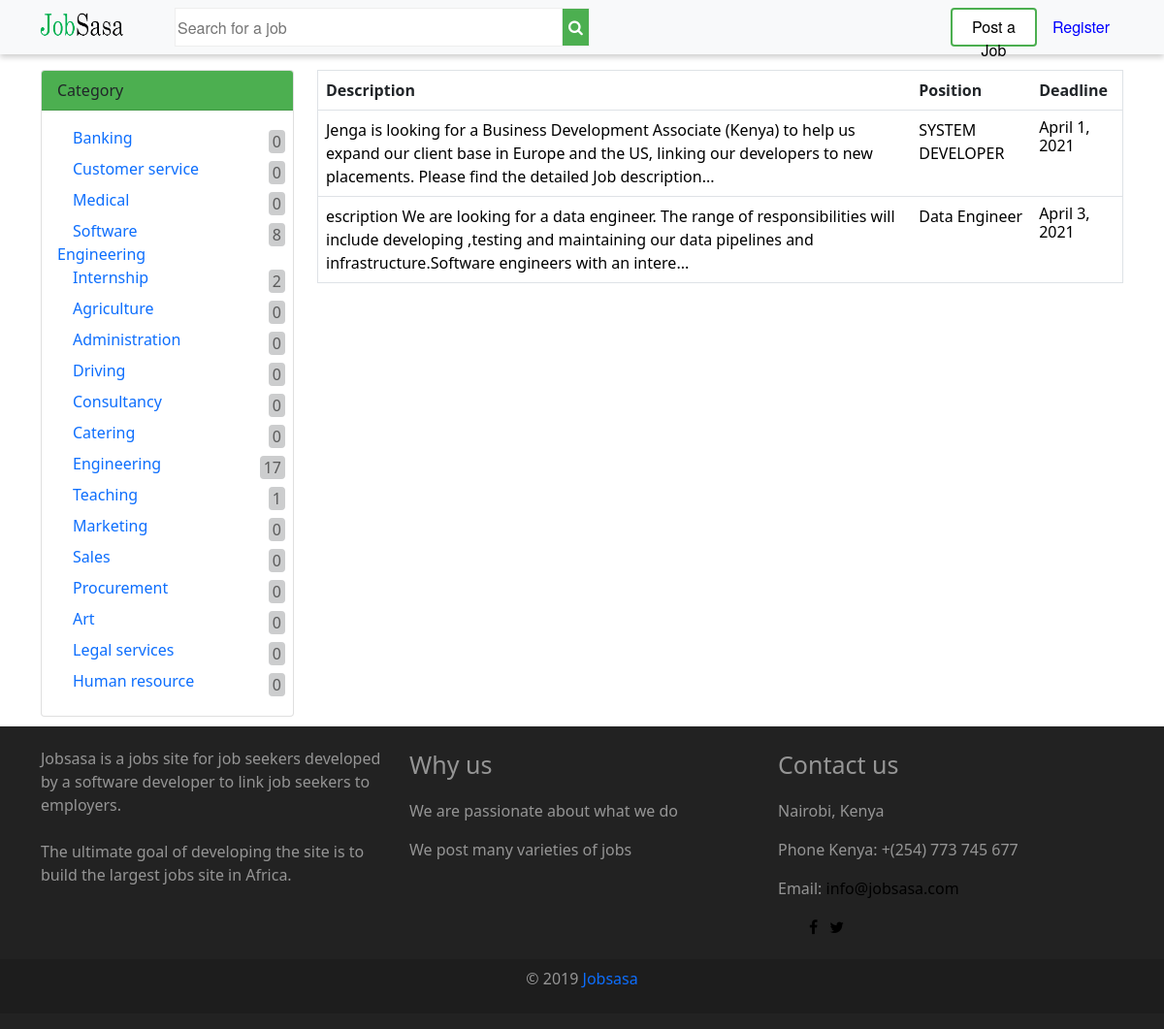
Screenshot of /category/internship with the database file from the repository.
### blogapp/models.py (models this page shows, shortened)
class Job(models.Model):
    company = models.CharField(max_length=255)
    position = models.CharField(max_length=255)
    category = models.CharField(max_length=255, default='engineering')
    description = models.TextField()
    type = models.CharField(max_length=255)
    process= models.TextField()
    salary= models.DecimalField(max_digits=10, decimal_places=2, blank=True)
    dateposted= models.DateField(auto_now_add=True)
    deadline= models.DateField()
    paid = models.BooleanField(default=False)

### blogapp/views.py (the view)
# urls.py: path('category/<str:cats>', CategoryView, name="category"),
def CategoryView(request, cats):
    category_posts= Job.objects.filter(category= cats)
    cats1=cats.capitalize()
    query = request.GET.get('q')
    if query:
        return querycategory(request)
    else:
        dict = {'category_posts': category_posts}
        dict.update(querysidemenu(request))
        return render(request, 'category.html', dict)

### blogapp/templates/category.html (shortened to what this page needs)
{% extends 'base.html' %}
{% block content %}
<div class="container">
<div class="row">
<div class="col-lg-3">
<div class="card">
  <div class="card-header mobileheader">
      <span class="category mr-4"> Category </span>
  </div>
  <div class="card-body hide-on-mobile">
      <div class="row"> <div class="col-lg-10"> <a class="nav-link active hide-on-mobile link widthdm"style="display:inline;" aria-current="page" href="{% url 'category' 'banking' %}">Banking</a></div><span class="count py-1 px-1 col-lg-2" style="display:inline;"><a class="countbg" href="">{{ banking }}</a></span></div>
      <div class="row"> <div class="col-lg-10"> <a class="nav-link active hide-on-mobile link widthdm"style="display:inline;" aria-current="page" href="{% url 'category' 'customer service' %}">Customer service</a></div><span class="count py-1 px-1 col-lg-2" style="display:inline;"><a class="countbg" href="">{{ customerservice }}</a></span></div>
      <div class="row"> <div class="col-lg-10"> <a class="nav-link active hide-on-mobile link widthdm"style="display:inline;" aria-current="page" href="{% url 'category' 'medical' %}">Medical</a></div><span class="count py-1 px-1 col-lg-2" style="display:inline;"><a class="countbg" href="">{{ medical }}</a></span></div>
      <div class="row"> <div class="col-lg-10"> <a class="nav-link active hide-on-mobile link widthdm"style="display:inline;" aria-current="page" href="{% url 'category' 'software engineering' %}">Software Engineering</a></div><span class="count py-1 px-1 col-lg-2" style="display:inline;"><a class="countbg" href="">{{ softwareengineering }}</a></span></div>
      <div class="row"> <div class="col-lg-10"> <a class="nav-link active hide-on-mobile link widthdm"style="display:inline;" aria-current="page" href="{% url 'category' 'internship' %}">Internship</a></div><span class="count py-1 px-1 col-lg-2" style="display:inline;"><a class="countbg" href="">{{ internship }}</a></span></div>
      <div class="row"> <div class="col-lg-10"> <a class="nav-link active hide-on-mobile link widthdm"style="display:inline;" aria-current="page" href="{% url 'category' 'agriculture' %}">Agriculture</a></div><span class="count py-1 px-1 col-lg-2" style="display:inline;"><a class="countbg" href="">{{ agriculture }}</a></span></div>
      <div class="row"> <div class="col-lg-10"> <a class="nav-link active hide-on-mobile link widthdm"style="display:inline;" aria-current="page" href="{% url 'category' 'administration' %}">Administration</a></div><span class="count py-1 px-1 col-lg-2" style="display:inline;"><a class="countbg" href="">{{ administration }}</a></span></div>
      <div class="row"> <div class="col-lg-10"> <a class="nav-link active hide-on-mobile link widthdm"style="display:inline;" aria-current="page" href="{% url 'category' 'driving' %}">Driving</a></div><span class="count py-1 px-1 col-lg-2" style="display:inline;"><a class="countbg" href="">{{ driving }}</a></span></div>
      <div class="row"> <div class="col-lg-10"> <a class="nav-link active hide-on-mobile link widthdm"style="display:inline;" aria-current="page" href="{% url 'category' 'consultancy' %}">Consultancy</a></div><span class="count py-1 px-1 col-lg-2" style="display:inline;"><a class="countbg" href="">{{ consultancy }}</a></span></div>
      <div class="row"> <div class="col-lg-10"> <a class="nav-link active hide-on-mobile link widthdm"style="display:inline;" aria-current="page" href="{% url 'category' 'catering' %}">Catering</a></div><span class="count py-1 px-1 col-lg-2" style="display:inline;"><a class="countbg" href="">{{ catering }}</a></span></div>
      <div class="row"> <div class="col-lg-10"> <a class="nav-link active hide-on-mobile link widthdm"style="display:inline;" aria-current="page" href="{% url 'category' 'engineering' %}">Engineering</a></div><span class="count py-1 px-1 col-lg-2" style="display:inline;"><a class="countbg" href="">{{ engineering }}</a></span></div>
      <div class="row"> <div class="col-lg-10"> <a class="nav-link active hide-on-mobile link widthdm"style="display:inline;" aria-current="page" href="{% url 'category' 'teaching' %}">Teaching</a></div><span class="count py-1 px-1 col-lg-2" style="display:inline;"><a class="countbg" href="">{{ teaching }}</a></span></div>
      <div class="row"> <div class="col-lg-10"> <a class="nav-link active hide-on-mobile link widthdm"style="display:inline;" aria-current="page" href="{% url 'category' 'marketing' %}">Marketing</a></div><span class="count py-1 px-1 col-lg-2" style="display:inline;"><a class="countbg" href="">{{ marketing }}</a></span></div>
      <div class="row"> <div class="col-lg-10"> <a class="nav-link active hide-on-mobile link widthdm"style="display:inline;" aria-current="page" href="{% url 'category' 'sales' %}">Sales</a></div><span class="count py-1 px-1 col-lg-2" style="display:inline;"><a class="countbg" href="">{{ sales }}</a></span></div>
      <div class="row"> <div class="col-lg-10"> <a class="nav-link active hide-on-mobile link widthdm"style="display:inline;" aria-current="page" href="{% url 'category' 'procurement' %}">Procurement</a></div><span class="count py-1 px-1 col-lg-2" style="display:inline;"><a class="countbg" href="">{{ procurement }}</a></span></div>
      <div class="row"> <div class="col-lg-10"> <a class="nav-link active hide-on-mobile link widthdm"style="display:inline;" aria-current="page" href="{% url 'category' 'art' %}">Art</a></div><span class="count py-1 px-1 col-lg-2" style="display:inline;"><a class="countbg" href="">{{ art }}</a></span></div>
      <div class="row"> <div class="col-lg-10"> <a class="nav-link active hide-on-mobile link widthdm"style="display:inline;" aria-current="page" href="{% url 'category' 'legal services' %}">Legal services</a></div><span class="count py-1 px-1 col-lg-2" style="display:inline;"><a class="countbg" href="">{{ legal }}</a></span></div>
      <div class="row"> <div class="col-lg-10"> <a class="nav-link active hide-on-mobile link widthdm"style="display:inline;" aria-current="page" href="{% url 'category' 'human resource' %}">Human resource</a></div><span class="count py-1 px-1 col-lg-2" style="display:inline;"><a class="countbg" href="">{{ humanresource }}</a></span></div>
  </div>
</div>
</div>
<div class="col-lg-9 content">
    {% if category_posts %}
    <table class="table table-bordered">
  <thead>
    <tr>
      <th scope="col" class="hide">Description</th>
      <th scope="col" class="hide">Position</th>
      <th scope="col" > <d>Deadline</d></th>
    </tr>
  </thead>
    {% for post1 in category_posts %}
  <tbody>
    <tr>
        <td><a class="" style="display:inline;" href="{% url 'postdetail' post1.pk %}" class="txt">{{ post1.description|slice:":200" }}...</a></td>
      <td class="hide1">
          <a class="" style="display:inline;" href="{% url 'postdetail' post1.pk %}" class="txt">{{ post1.position }}</a></td>
        <td class="hide1"><a class="" style="display:inline;" href="{% url 'postdetail' post1.pk %}" class="txt"><h6>{{ post1.deadline }}</h6></a></td>
    </tr>
{% endfor %}
  {% else %}
    <p>Category didn't return any results</p>
    {% endif %}
  </tbody>
</table>
</div>
</div>
</div>
    {% endblock %}

### blogapp/static/css/style.css (style rules this page uses)
.card { margin-bottom:10px; }
a { text-decoration:none; color:black; }
.card-header { background-color: #4CAF50; }
.hide1 { border-left: hidden; }
.hide { border-right: hidden; }
.count { border-radius: .25rem; padding-left:2px; padding-right:2px; padding-top:0px; padding-bottom:0px; display:inline; }
.countbg { float:right; background-color:#cccdce; color: #5a5a5a!important; margin-top:0; border-radius: .25rem; padding-left:4px; padding-right:4px; }
.widthdm { display:inline; }

### rows the page displays
Job: description "Jenga is looking for a Business Development Associate (Kenya) to help us expand our client base in Europe and the US, linking our developers to new placements. Please find the detailed Job description", position "SYSTEM DEVELOPER", deadline "April 1, 2021"
Job: description "escription We are looking for a data engineer. The range of responsibilities will include developing ,testing and maintaining our data pipelines and infrastructure.Software engineers with an intere", position "Data Engineer", deadline "April 3, 2021"

### other values shown
{{ banking }} "0"
{{ customerservice }} "0"
{{ medical }} "0"
{{ softwareengineering }} "8"
{{ internship }} "2"
{{ agriculture }} "0"
{{ administration }} "0"
{{ driving }} "0"
{{ consultancy }} "0"
{{ catering }} "0"
{{ engineering }} "17"
{{ teaching }} "1"
{{ marketing }} "0"
{{ sales }} "0"
{{ procurement }} "0"
